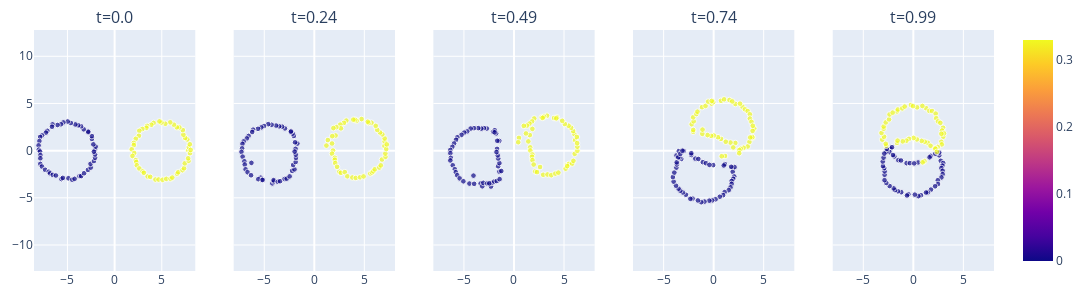

The notebook cell saved with this chart:
### Code cell
import numpy as np
import pandas
import plotly.express as px
from plotly.subplots import make_subplots

num_frames = len(models_alligned)

# Build DataFrame for all frames
frames = []
for i, cloud in enumerate(models_alligned):
    df = pandas.DataFrame({
        'x': cloud[:, 0],
        'y': cloud[:, 1],
        'frame': i,
        'size': 2,                            # smaller marker size
        'color': [0]*50 + [0.33]*50           # adjust as needed
    })
    frames.append(df)
DF = pandas.concat(frames, ignore_index=True)

# Pick 5 evenly spaced frame indices
indices = np.linspace(0, num_frames-1, 5, dtype=int)

# Compute global axis limits
xmin, xmax = DF['x'].min(), DF['x'].max()
ymin, ymax = DF['y'].min(), DF['y'].max()

# Create 1×5 subplot grid
fig = make_subplots(
    rows=1, cols=5,
    subplot_titles=[f"t={i/num_frames}" for i in indices],
    shared_xaxes=True, shared_yaxes=True
)

# Color scale
scale = [[0.0,'orange'], [0.33,'red'], [0.66,'purple'], [1.0,'blue']]

# Add each selected frame as a scatter trace
for col, idx in enumerate(indices, start=1):
    df_i = DF[DF['frame'] == idx]
    trace = px.scatter(
        df_i, x='x', y='y',
        size='size', size_max=4,             # limit max marker size
        color='color',
        color_continuous_scale=scale
    ).data[0]
    fig.add_trace(trace, row=1, col=col)
    # Fix axes and enforce equal aspect
    fig.update_xaxes(range=[xmin, xmax], row=1, col=col)
    fig.update_yaxes(range=[ymin, ymax], scaleanchor='x', scaleratio=1, row=1, col=col)

# Layout adjustments
fig.update_layout(
    width=1200, height=300,
    showlegend=False,
    margin=dict(l=20, r=20, t=30, b=20)
)

# Save to file (requires install of kaleido: pip install -U kaleido)
#fig.write_image("aligned_interpolation_snapshots.png", scale=2)

# Optionally also display
fig.show()
